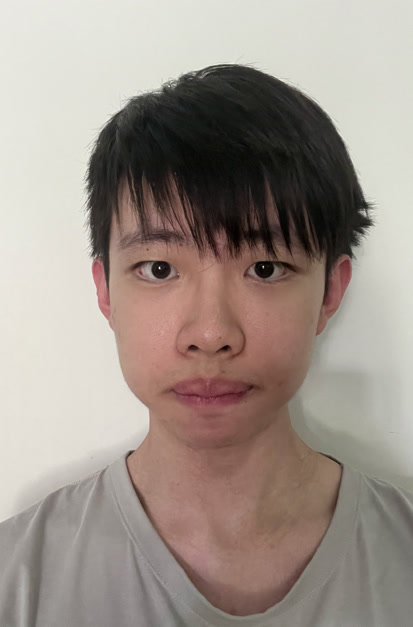
#> input picture IMG_7270_413x627.jpg, 413 x 627 px
$ python -i imgops.py   (imports and definitions only)
#> lines starting #> are read from the running program, lines starting #| are printed output that depends on the picture
#> further down, picture is the input picture: PIL image 413x627 RGB; mean R, G, B 158.1, 146.7, 138.5
# 图像编排确定性演算法共用模组（2026-08-31 片3）。
# 由 runPIL 沙箱 import（sys.path 已含本档所在 lib 目录）。
# 零网路、零 LLM：纯 PIL/numpy 几何与像素操作。所有函式回传 PIL.Image。
from PIL import Image, ImageFilter, ImageDraw, ImageFont
import numpy as np


def clamp(v, lo, hi):
    return max(lo, min(hi, v))


# [93 lines left out: functions _resize_cap, _pad_blur, reflow, grid, not called in this run]


def line_art(img, low=64, high=160, invert=True):
    """黑白线稿锁定：灰度 → 边缘（FIND_EDGES + 自动阈值）→ 反转成黑线白底。"""
#> called with low = 64, high = 160, invert = True
    g = img.convert("L")
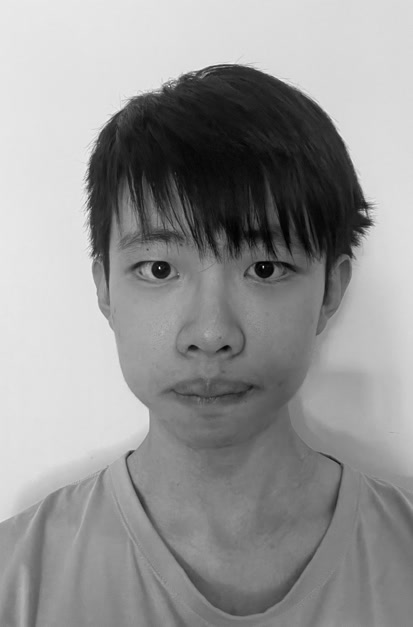
#> g: PIL image 413x627 L; min 0, max 241, mean 149.2
    edges = g.filter(ImageFilter.FIND_EDGES)
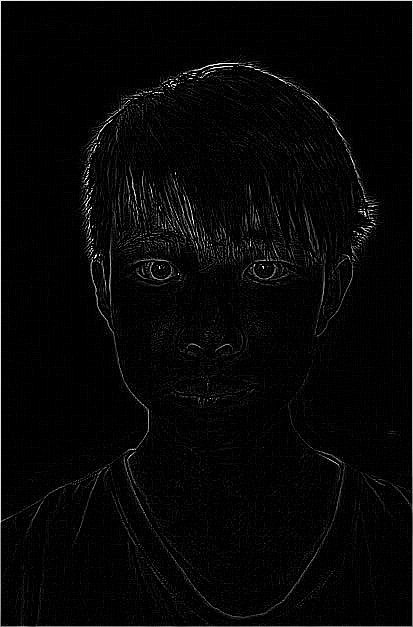
#> edges: PIL image 413x627 L; min 0, max 255, mean 6.6
    arr = np.asarray(edges).astype(np.uint8)
    # 自动阈值：以 95 百分位为强边界，保底对比
    thr = max(low, int(np.percentile(arr, 95)))
#> thr = 64
    binz = np.where(arr >= thr, 255, 0).astype(np.uint8)
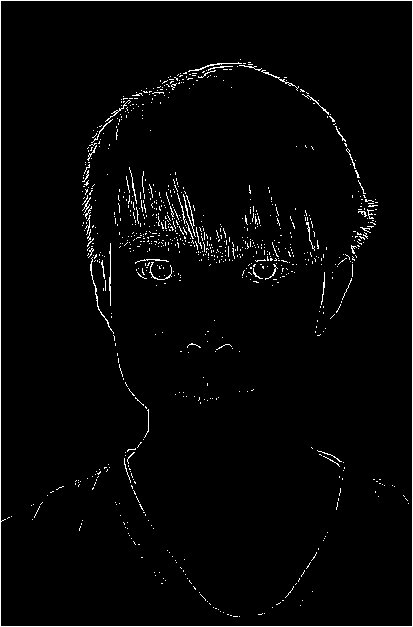
#> binz: shape (627, 413); 2.4% white in thin lines or dots
    if invert:
        binz = 255 - binz
#> binz: shape (627, 413); 97.6% white; black in thin lines or dots
    return Image.fromarray(binz, "L").convert("RGB")
#> returned value: PIL image 413x627 RGB; 97.6% white; black in thin lines or dots


# [30 lines left out: functions composition_stats, hex_to_rgb, not called in this run]

>>> from PIL import Image
>>> picture = Image.open('../../../IMG_7270_413x627.jpg')
>>> result = line_art(picture)
